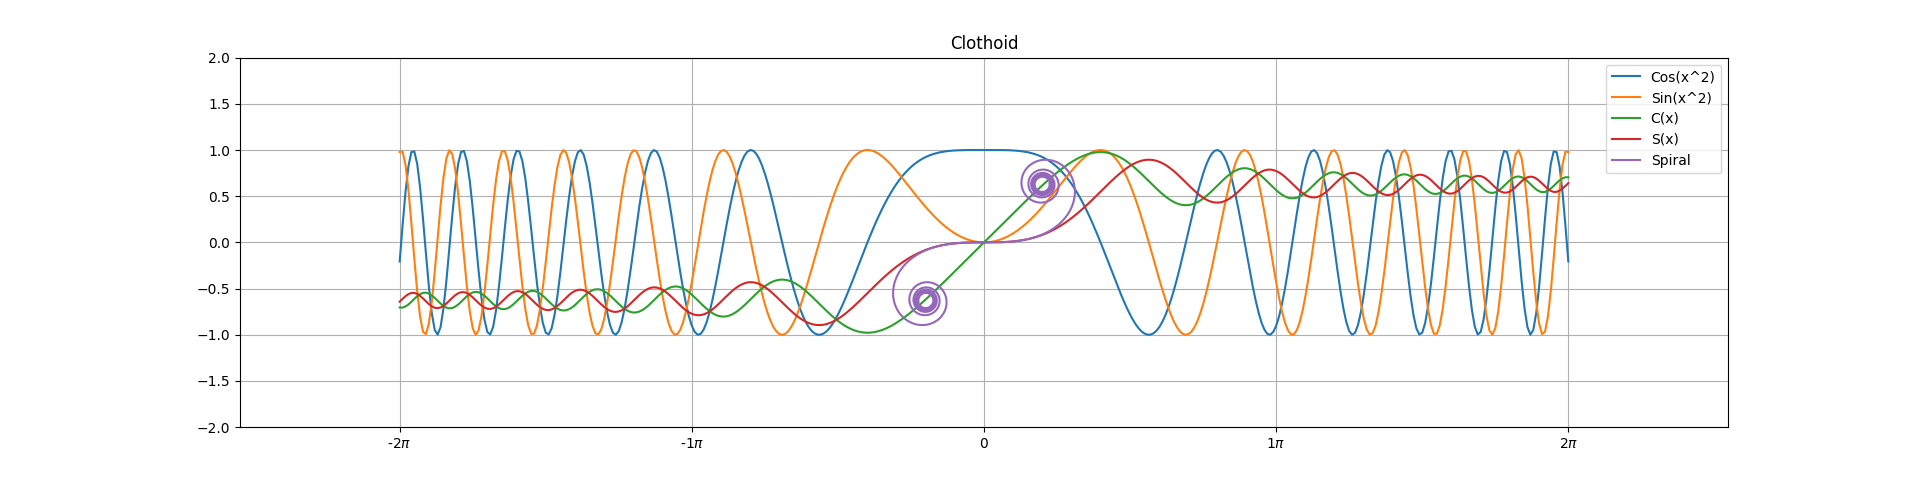

Source code (Python):
import os
import math
import numpy as np
import matplotlib.pyplot as plt
import matplotlib.animation as animation
from matplotlib.ticker import FuncFormatter, MultipleLocator
from scipy import integrate

# total time
base_time = 4.0
pause_time = 1.5
total_time = base_time + pause_time

# fig
fig, ax = plt.subplots()

# plots
plot_cos = None
plot_sin = None
plot_cx = None
plot_sx = None
plot_spiral = None

def set_title(title):
    ax.set_title("{0}".format(title))

def set_lim(x_lim_begin, x_lim_end, y_lim_begin, y_lim_end):
    ax.set_xlim(x_lim_begin, x_lim_end)
    ax.set_ylim(y_lim_begin, y_lim_end)

def init_plot(name):
    x_data = []
    y_data = []

    plot = ax.plot([], [], label=name)[0]
    plot.set_data(x_data, y_data)

    return plot

def plot_append_value(p, x_value, y_value):
    x_data = p.get_xdata()
    y_data = p.get_ydata()

    x_data.append(x_value)
    y_data.append(y_value) 

    p.set_data(x_data, y_data)  

def animation_cos(i):
    x_value = (i - base_time / 2.0) * math.pi 
    y_value = math.cos(x_value * x_value)

    plot_append_value(plot_cos, x_value, y_value)

def animation_sin(i):
    x_value = (i - base_time / 2.0) * math.pi 
    y_value = math.sin(x_value * x_value)

    plot_append_value(plot_sin, x_value, y_value)

def fc(x):
    return math.cos(x*x)

def animation_cx(i):
    x_value = (i - base_time / 2.0) * math.pi 
    y_value, error = integrate.quad(fc, 0, x_value)

    plot_append_value(plot_cx, x_value, y_value)   

def fs(x):
    return math.sin(x*x)

def animation_sx(i):
    x_value = (i - base_time / 2.0) * math.pi
    y_value, error = integrate.quad(fs, 0, x_value)

    plot_append_value(plot_sx, x_value, y_value)

def animation_spiral(i):
    x_value = (i - base_time / 2.0) * math.pi
    y_value, error = integrate.quad(fc, 0, x_value)
    z_value, error = integrate.quad(fs, 0, x_value)

    plot_append_value(plot_spiral, y_value, z_value)

def init_figure():
    # title
    set_title("Clothoid")

    # lim
    set_lim(-8.0, 8.0, -2.0, 2.0)

    # global
    global plot_cos
    global plot_sin
    global plot_cx
    global plot_sx
    global plot_spiral

    # init
    plot_cos = init_plot("Cos(x^2)")
    plot_sin = init_plot("Sin(x^2)")
    plot_cx  = init_plot("C(x)")
    plot_sx  = init_plot("S(x)")
    plot_spiral = init_plot("Spiral")

    # show legend
    ax.legend()    

def animation_frame(i):
    if i > base_time:
        return

    animation_cos(i)
    animation_sin(i)
    animation_cx(i)
    animation_sx(i)
    animation_spiral(i)

# delta time
play_speed = 0.5
dt = 0.02 * play_speed
            
# figure size (pixels->inches) 
# https://matplotlib.org/devdocs/gallery/subplots_axes_and_figures/figure_size_units.html
px = 1/plt.rcParams["figure.dpi"]
fig_width = float(960*2.0) * px
fig_height = float(240*2.0) * px

# clear
fig, ax = plt.subplots(figsize=(fig_width, fig_height))
ax.xaxis.set_major_formatter(FuncFormatter(lambda val,pos: '{:.0g}$\pi$'.format(val/np.pi) if val !=0 else '0'))
ax.xaxis.set_major_locator(MultipleLocator(base=np.pi))

# show grid
ax.grid()

# animation
anim = animation.FuncAnimation(fig, init_func=init_figure, func=animation_frame, frames=np.arange(0, total_time, dt), interval=dt * 1000 / play_speed)

# save to gif
anim.save("clothoid.gif", writer='pillow')

# save last frame to png
fig.savefig("clothoid.png")